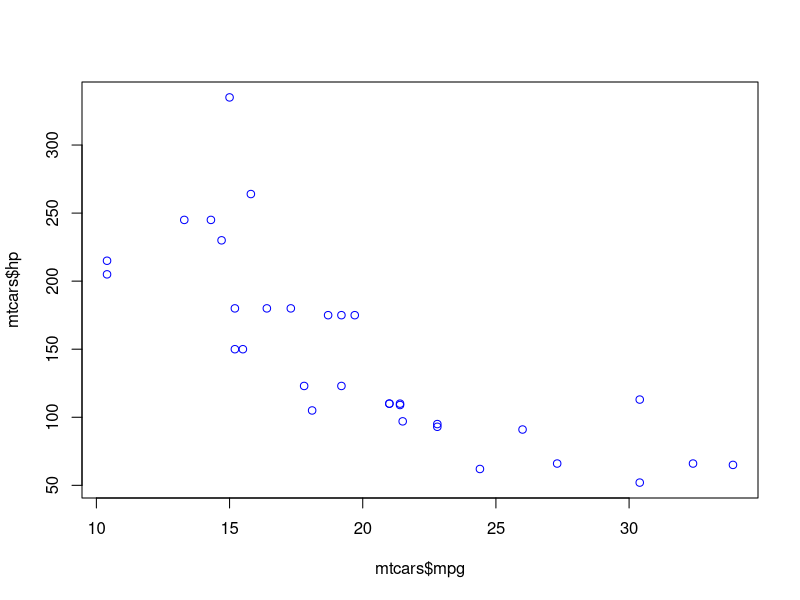
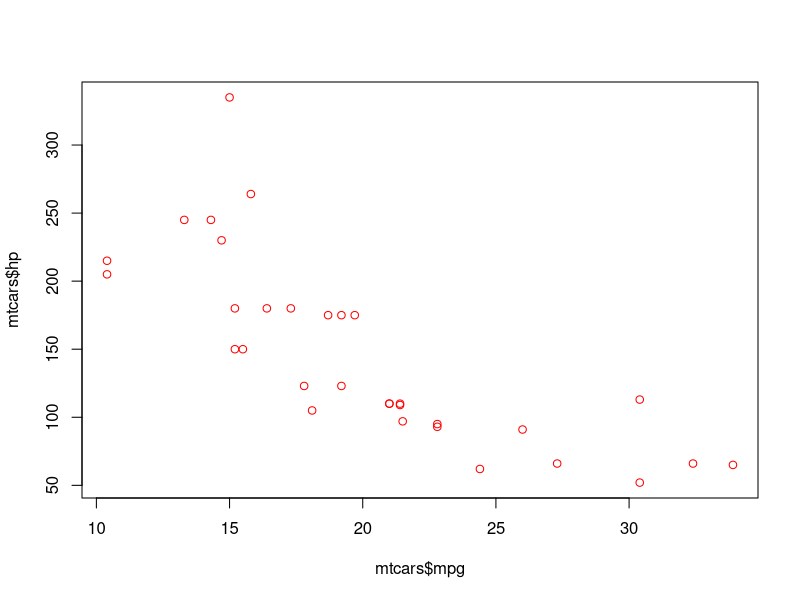

Generate these figures, in order, with R:
summary(mtcars)
mean(mtcars$mpg)
sd(mtcars$mpg)
mean(mtcars$mpg)
plot(mtcars$mpg, mtcars$hp, col="blue")
plot(mtcars$mpg, mtcars$hp, col="red")

#ganti branch baru, tulis di terminal :
# git checkout -b nama-branch-baru
